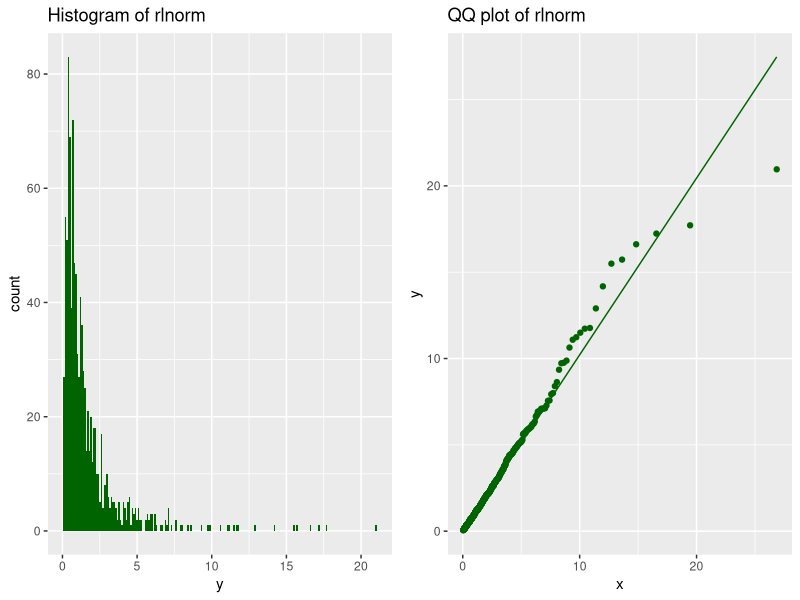
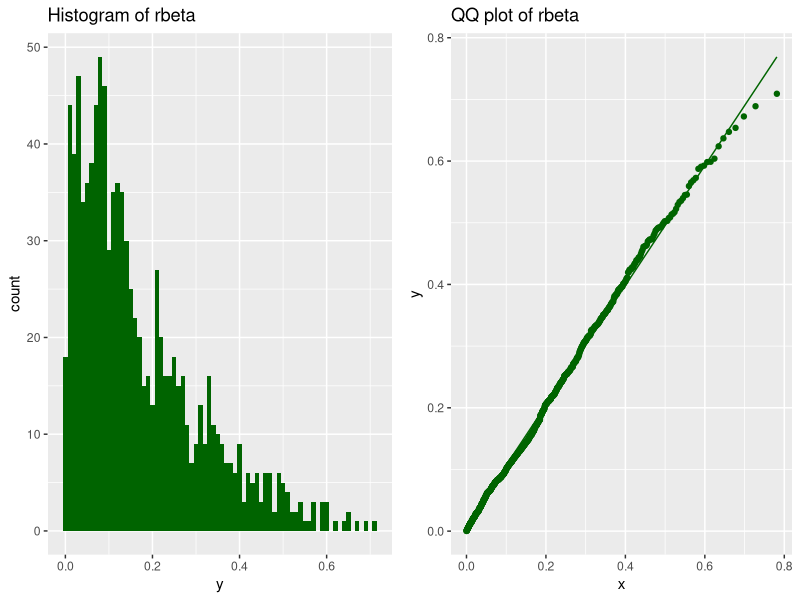
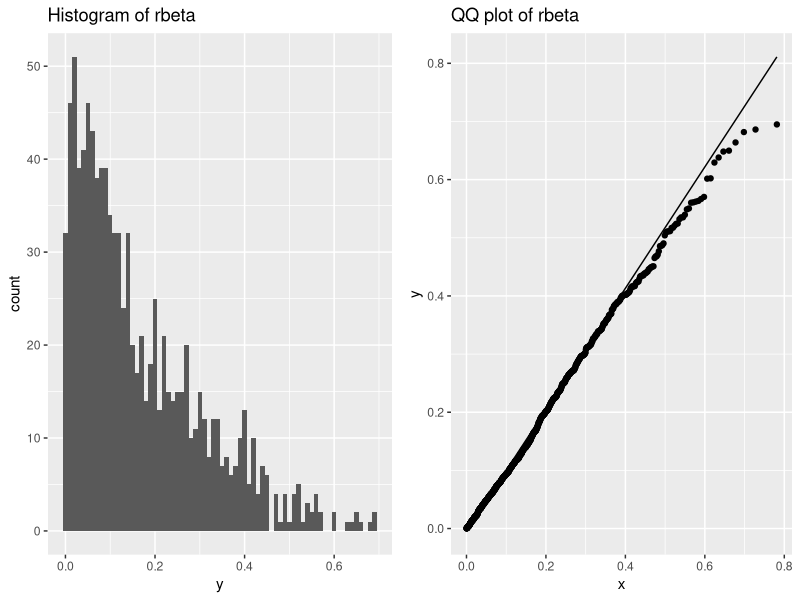
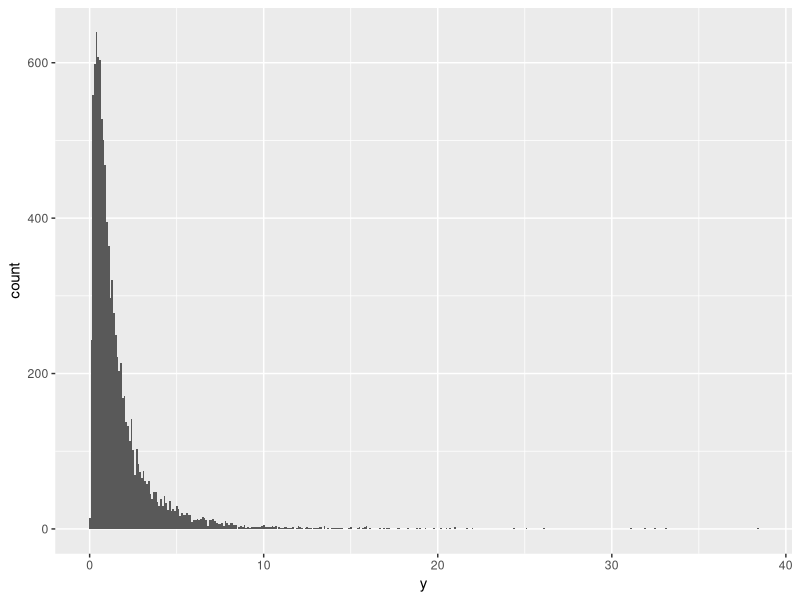
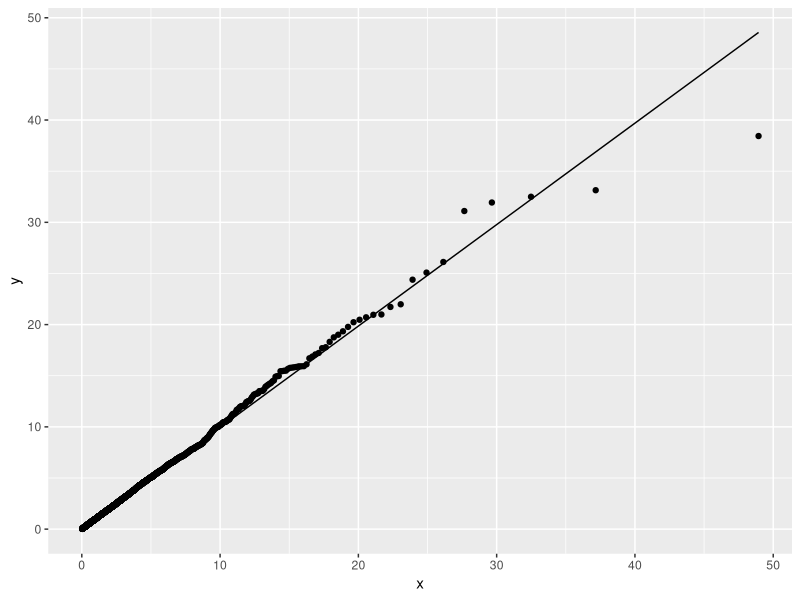
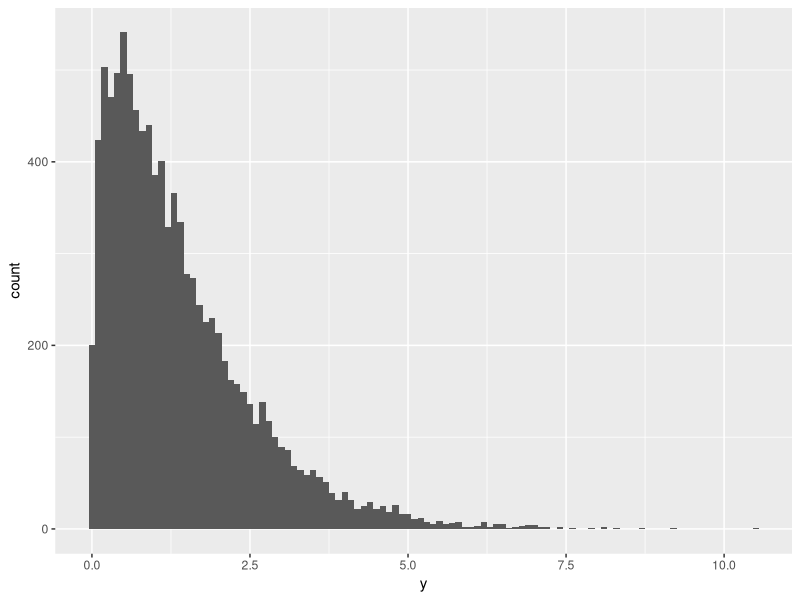
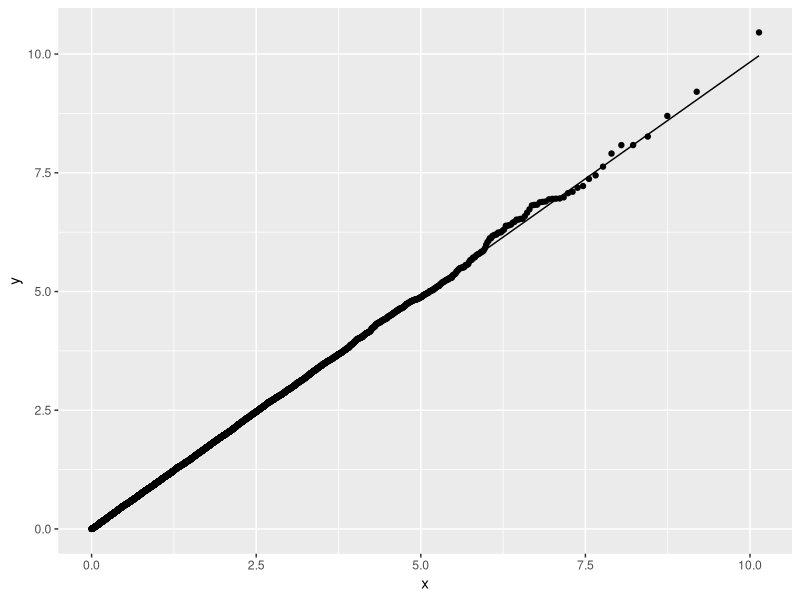
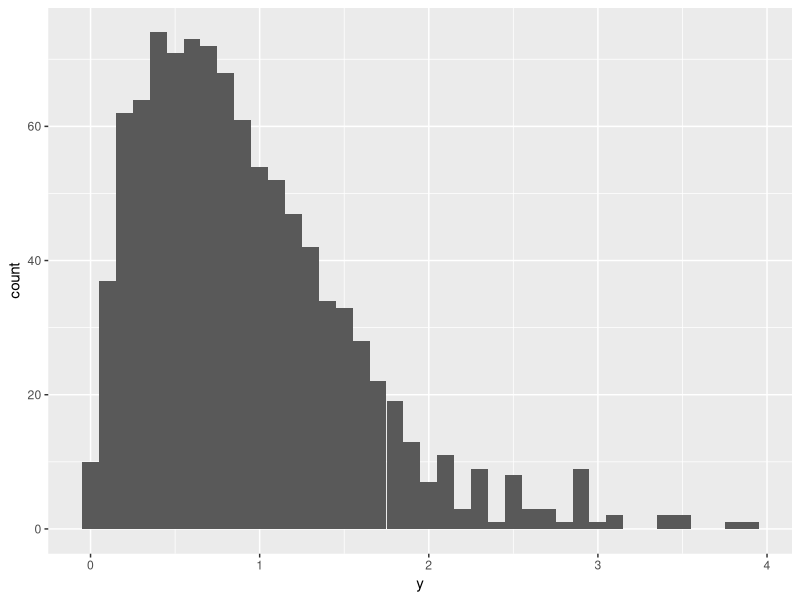

Reproduce these figures in R, in order.
## ---- chunk 1
knitr::opts_chunk$set(echo = TRUE)

library(tidyverse)
## ---- chunk 2

yaRRR <- function(distribution_type, sample_size, params) {
  
  library(cowplot)
  library(glue)  
  
  df <-  if (distribution_type == 'rlnorm') {
              as.data.frame( rlnorm(sample_size))
    
            } else if(distribution_type == 'rweibull') {
              as.data.frame( rweibull(sample_size, shape = params[1], scale = params[2])) 
              
            } else if(distribution_type == 'rbeta') {
              as.data.frame( rbeta(sample_size, shape1 = params[1], shape2 = params[2])) 

            } else if(distribution_type == 'rpois') {
              as.data.frame( rpois(sample_size, lambda = params[1]))

            }

  df <- df %>% 
        mutate(distribution = as.character(distribution_type),
               x            = row_number()) %>%
        rename(y = 1) %>% 
        dplyr::select(distribution, x, y)

  p1 <- df %>% 
        ggplot(.) + 
          aes(x=y) + 
          if (distribution_type == 'rpois') { 
          geom_bar()
          } else { 
          geom_histogram(binwidth = if_else(distribution_type %in% c('rlnorm', 'rweibull'),  0.1, 0.01),
                         fill = 'darkgreen') 
          } 
  
    p1 <- p1 + labs(title = glue('Histogram of {distribution_type}'))
  
         if (distribution_type == 'rlnorm') {
          p2 <- df %>% 
                 ggplot() +
                 aes(sample = y) +            
                 stat_qq(distribution      = stats::qlnorm, color = 'darkgreen') +
                 stat_qq_line(distribution = stats::qlnorm, color = 'darkgreen')  +
                 labs(title = glue('QQ plot of {distribution_type}')) 
          
         } else if(distribution_type %in% c('rweibull')) {
          p2 <- df %>% 
                 ggplot() +
                 aes(sample = y) + 
                 stat_qq(distribution      = stats::qweibull, dparams = list(shape = params[1], scale = params[2]), color = 'darkgreen') +
                 stat_qq_line(distribution = stats::qweibull, dparams = list(shape = params[1], scale = params[2]), color = 'darkgreen') +
                 labs(title = glue('QQ plot of {distribution_type}'))
          
         } else if(distribution_type %in% c('rbeta')) {
            p2 <- df %>%
                 ggplot() +
                 aes(sample = y) +
                 stat_qq(distribution      = stats::qbeta, dparams = list(shape1 = params[1], shape2 = params[2]), color = 'darkgreen') +
                 stat_qq_line(distribution = stats::qbeta, dparams = list(shape1 = params[1], shape2 = params[2]), color = 'darkgreen') +
                 labs(title = glue('QQ plot of {distribution_type}'))

         } else if(distribution_type %in% c('rpois')) {
            p2 <- df %>%
                 ggplot() +
                 aes(sample = y) +
                 stat_qq(distribution      = stats::qpois, dparams = list(lambda = params[1]), color = 'darkgreen') +
                 stat_qq_line(distribution = stats::qpois, dparams = list(lambda = params[1]), color = 'darkgreen') +
                 labs(title = glue('QQ plot of {distribution_type}'))

         }
  
  cowplot::plot_grid(p1, p2)  

}

yaRRR('rlnorm', 1000, c(5, 5))
## ---- chunk 3

yaRRR <- function(distribution_type, sample_size, params) {
  
  library(cowplot)
  library(glue)  
  
  df <-  if (distribution_type == 'rlnorm') {
              as.data.frame( rlnorm(sample_size))
    
            } else if(distribution_type == 'rweibull') {
              as.data.frame( rweibull(sample_size, shape = params[1], scale = params[2])) 
              
            } else if(distribution_type == 'rbeta') {
              as.data.frame( rbeta(sample_size, shape1 = params[1], shape2 = params[2])) 

            } else if(distribution_type == 'rpois') {
              as.data.frame( rpois(sample_size, lambda = params[1]))

            }

  df <- df %>% 
        mutate(distribution = as.character(distribution_type),
               x            = row_number()) %>%
        rename(y = 1) %>% 
        dplyr::select(distribution, x, y)

  p1 <- df %>% 
        ggplot(.) + 
          aes(x=y) + 
          if (distribution_type == 'rpois') { 
          geom_bar()
          } else { 
          geom_histogram(binwidth = if_else(distribution_type %in% c('rlnorm', 'rweibull'),  0.1, 0.01),
                         fill = 'darkgreen') 
          } 
  
    p1 <- p1 + labs(title = glue('Histogram of {distribution_type}'))
  
         if (distribution_type == 'rlnorm') {
          stat_qq_setting      <- stat_qq(distribution      = stats::qlnorm, color = 'darkgreen') 
          stat_qq_line_setting <- stat_qq_line(distribution = stats::qlnorm, color = 'darkgreen')  
          
         } else if(distribution_type %in% c('rweibull')) {
          stat_qq_setting      <- stat_qq(distribution      = stats::qweibull, dparams = list(shape = params[1], scale = params[2]), color = 'darkgreen')
          stat_qq_line_setting <- stat_qq_line(distribution = stats::qweibull, dparams = list(shape = params[1], scale = params[2]), color = 'darkgreen')
          
         } else if(distribution_type %in% c('rbeta')) {
          stat_qq_setting      <- stat_qq(distribution      = stats::qbeta, dparams = list(shape1 = params[1], shape2 = params[2]), color = 'darkgreen') 
          stat_qq_line_setting <- stat_qq_line(distribution = stats::qbeta, dparams = list(shape1 = params[1], shape2 = params[2]), color = 'darkgreen') 

         } else if(distribution_type %in% c('rpois')) {
          stat_qq_setting      <- stat_qq(distribution      = stats::qpois, dparams = list(lambda = params[1]), color = 'darkgreen') 
          stat_qq_line_setting <- stat_qq_line(distribution = stats::qpois, dparams = list(lambda = params[1]), color = 'darkgreen') 

         }

  p2 <- df %>%
        ggplot() +
        aes(sample = y) +
        stat_qq_setting +
        stat_qq_line_setting +
        labs(title = glue('QQ plot of {distribution_type}'))    
  
  cowplot::plot_grid(p1, p2)  

}

yaRRR('rbeta', 1000, c(1, 5))
## ---- chunk 4

yaRRR <- function(distribution_type, sample_size, params) {
  
  library(cowplot)
  library(glue)  
  
  df <-  if (distribution_type == 'rlnorm') {
              as.data.frame( rlnorm(sample_size))
    
            } else if(distribution_type == 'rweibull') {
              as.data.frame( rweibull(sample_size, shape = params[1], scale = params[2])) 
              
            } else if(distribution_type == 'rbeta') {
              as.data.frame( rbeta(sample_size, shape1 = params[1], shape2 = params[2])) 

            }

  df <- df %>% 
        mutate(distribution = as.character(distribution_type),
               x            = row_number()) %>%
        rename(y = 1) %>% 
        dplyr::select(distribution, x, y)
    
  p1 <- df %>% 
        ggplot(.) + 
          aes(x=y) + 
          geom_histogram(binwidth = if_else(distribution_type %in% c('rlnorm', 'rweibull'),  0.1, 0.01))  +
          labs(title = glue('Histogram of {distribution_type}'))
  
         if (distribution_type == 'rlnorm') {
          p2 <- df %>% 
                 ggplot() +
                 aes(sample = y) +            
                 stat_qq(distribution      = stats::qlnorm) +
                 stat_qq_line(distribution = stats::qlnorm)  +
                 labs(title = glue('QQ plot of {distribution_type}')) 
          
         } else if(distribution_type %in% c('rweibull', 'rbeta')) {
          p2 <- df %>% 
                 ggplot() +
                 aes(sample = y) + 
                 stat_qq(distribution = if(distribution_type == 'rweibull') {stats::qweibull} else {stats::qbeta},
                         dparams      = if(distribution_type == 'rweibull') {
                                                  list(shape  = params[1], scale = params[2])}
                                           else { list(shape1 = params[1], shape2 = params[2]) }
                                          ) + 
                 stat_qq_line(distribution = if(distribution_type == 'rweibull') {stats::qweibull} else {stats::qbeta},
                              dparams      = if(distribution_type == 'rweibull') {
                                                    list(shape  = params[1], scale = params[2])}
                                             else { list(shape1 = params[1], shape2 = params[2]) }
                                                ) +                   
                 labs(title = glue('QQ plot of {distribution_type}'))

         }
  
  cowplot::plot_grid(p1, p2)  
  

}

yaRRR('rbeta', 1000, c(1, 5))
## ---- chunk 5
y_dlnorm <- as.data.frame(rlnorm(10000)) %>% 
              mutate(x = row_number()) %>% 
              rename(y = 1)

y_dlnorm %>% 
ggplot(.) + 
  aes(x=y) + 
  geom_histogram(binwidth=0.1)
## ---- chunk 6
y_dlnorm %>% 
ggplot(., aes(sample = y)) +
   stat_qq(distribution = stats::qlnorm) +
   stat_qq_line(distribution = stats::qlnorm)
## ---- chunk 7
weibull <- as.data.frame(rweibull(10000, shape = 1.2, scale = 1.5)) %>% 
              mutate(x = row_number()) %>% 
              rename(y = 1)

weibull %>% 
ggplot(.) + 
  aes(x=y) + 
  geom_histogram(binwidth=0.1)
## ---- chunk 8
weibull %>% 
ggplot() + 
   aes(sample = y) + 
   stat_qq(distribution      = stats::qweibull, dparams = list(shape = 1.2, scale = 1.5)) +
   stat_qq_line(distribution = stats::qweibull, dparams = list(shape = 1.2, scale = 1.5)) 
## ---- chunk 9
weibull_2 <- as.data.frame(rweibull(1000, shape = 1.5, scale = 1)) %>% 
                mutate(x = row_number()) %>% 
                rename(y = 1)

weibull_2 %>% 
    ggplot() + 
    aes(x = y) + 
    geom_histogram(binwidth = 0.1)
## ---- chunk 10
weibull_2 %>% 
  ggplot() + 
  aes(sample = y) + 
  stat_qq(distribution      = stats::qweibull, dparams = list(shape = 1.5, scale = 1)) + 
  stat_qq_line(distribution = stats::qweibull, dparams = list(shape = 1.5, scale = 1)) 
## ---- chunk 11
beta <- as.data.frame(rbeta(10000, shape1 = 1, shape2 = 5)) %>% 
              mutate(x = row_number()) %>% 
              rename(y = 1)

beta %>% 
    ggplot() + 
    aes(x = y) + 
    geom_histogram(binwidth = 0.01)
## ---- chunk 12
beta %>% 
ggplot() + 
  aes(sample = y) + 
  stat_qq(distribution      = stats::qbeta, dparams = list(shape1 = 1, shape2 = 5)) + 
  stat_qq_line(distribution = stats::qbeta, dparams = list(shape1 = 1, shape2 = 5)) 
## ---- chunk 13
poisson <- as.data.frame(rpois(1000, lambda = 5))  %>% 
              mutate(x = row_number()) %>% 
              rename(y = 1)

poisson %>% 
    ggplot() + 
    aes(x = y) + 
    geom_bar()
## ---- chunk 14
poisson %>% 
  ggplot() + 
    aes(sample = y) + 
    stat_qq(distribution      = stats::qpois, dparams = list(lambda = 5)) + 
    stat_qq_line(distribution = stats::qpois, dparams = list(lambda = 5)) 
## ---- chunk 15
data <- data.frame(x=rt(10000, df=7))

data %>% 
ggplot(aes(x=x)) +
  geom_histogram(aes(y = ..density..)) + 
  stat_function(fun       = dnorm, 
                linewidth = 1, 
                color     = 'gray', 
                # args      = list()
                ) +
  labs(title="Histogram of interest rate changes") + 
  theme_bw()
## ---- chunk 16
data <- data.frame(x=rf(10000, df1=7, df2=120))

data %>% 
ggplot(aes(x=x)) +
  geom_histogram(aes(y = ..density..)) + 
  stat_function(fun       = dlnorm, 
                linewidth = 1, 
                color     = 'gray', 
                args      = list()) +
  labs(title="Histogram of interest rate changes") + 
  theme_bw()
## ---- chunk 17
oestat = function(o, e){
  sum( (e-o)^2/e )
}

set.seed(1)
B = 10000
# here we pick an arbitrary length / not the same as for Celegans
n = 2847
expected = rep(n/4 ,4)
oenull = replicate(B, oestat(e=expected, o=rmultinom(1,size = n, prob = rep(1/4,4))))
## ---- chunk 18
ggplot(data.frame(null_stats = oenull)) +
  geom_histogram(aes(x = null_stats), bins = 100, boundary=0)
## ---- chunk 19
 ggplot(data.frame(stat = oenull), aes(sample = stat)) +
   stat_qq(distribution = stats::qchisq, dparams = list(df = 3)) +
   stat_qq_line(distribution = stats::qchisq, dparams = list(df = 3)) 
